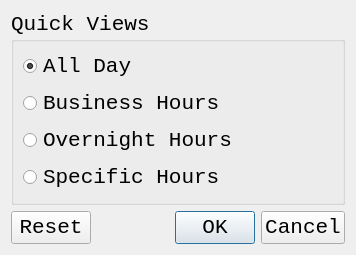
<?xml version="1.0" encoding="UTF-8"?>
<ui version="4.0">
 <class>quickViewsDialogBox</class>
 <widget class="QDialog" name="quickViewsDialogBox">
  <property name="enabled">
   <bool>true</bool>
  </property>
  <property name="geometry">
   <rect>
    <x>0</x>
    <y>0</y>
    <width>356</width>
    <height>245</height>
   </rect>
  </property>
  <property name="sizePolicy">
   <sizepolicy hsizetype="MinimumExpanding" vsizetype="MinimumExpanding">
    <horstretch>0</horstretch>
    <verstretch>0</verstretch>
   </sizepolicy>
  </property>
  <property name="font">
   <font>
    <family>Consolas</family>
    <pointsize>16</pointsize>
   </font>
  </property>
  <property name="windowTitle">
   <string>Dialog</string>
  </property>
  <layout class="QVBoxLayout" name="verticalLayout">
   <item>
    <widget class="QGroupBox" name="quickViewsDialogBoxGroupBox">
     <property name="title">
      <string>Quick Views</string>
     </property>
     <layout class="QVBoxLayout" name="verticalLayout_2">
      <item>
       <widget class="QRadioButton" name="quickViewsDialogBoxAllDayRadioButton">
        <property name="text">
         <string>All Day</string>
        </property>
        <property name="checked">
         <bool>true</bool>
        </property>
       </widget>
      </item>
      <item>
       <widget class="QRadioButton" name="quickViewsDialogBoxBusinessHoursRadioBox">
        <property name="text">
         <string>Business Hours</string>
        </property>
       </widget>
      </item>
      <item>
       <widget class="QRadioButton" name="quickViewsDialogBoxOvernightHoursRadioBox">
        <property name="text">
         <string>Overnight Hours</string>
        </property>
       </widget>
      </item>
      <item>
       <widget class="QRadioButton" name="quickViewsDialogBoxSpecificHoursRadioBox">
        <property name="text">
         <string>Specific Hours</string>
        </property>
       </widget>
      </item>
     </layout>
    </widget>
   </item>
   <item>
    <widget class="QDialogButtonBox" name="quickViewsDialogBoxButtons">
     <property name="font">
      <font>
       <family>Consolas</family>
       <pointsize>16</pointsize>
      </font>
     </property>
     <property name="standardButtons">
      <set>QDialogButtonBox::Cancel|QDialogButtonBox::Ok|QDialogButtonBox::Reset</set>
     </property>
    </widget>
   </item>
  </layout>
 </widget>
 <resources/>
 <connections/>
</ui>
